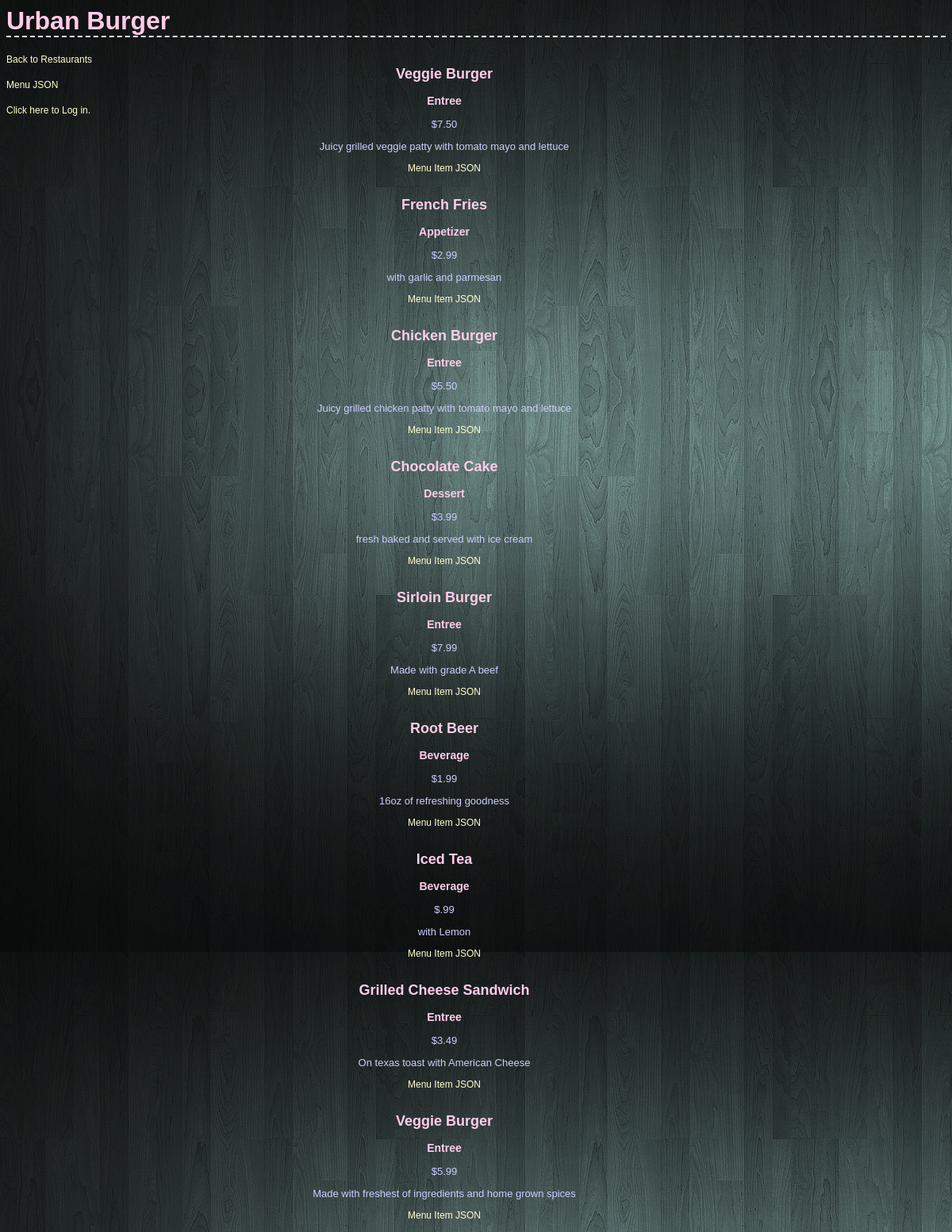
Page /restaurant/1/menu on the committed database.
### database_setup.py (models this page shows, shortened)
class Restaurant(Base):
	__tablename__ = 'restaurant'
	name = Column(String(80), nullable = False)
	id = Column(Integer, primary_key = True)
	user_id = Column(Integer, ForeignKey('user.id'))
	user = relationship(User)

class MenuItem(Base):
	__tablename__ = 'menu_item'
	name = Column(String(80), nullable = False)
	id = Column(Integer, primary_key = True)
	course = Column(String(250))
	description = Column(String(250))
	price = Column(String(8))
	restaurant_id = Column(Integer, ForeignKey('restaurant.id'))
	restaurant = relationship(Restaurant)
	user_id = Column(Integer, ForeignKey('user.id'))
	user = relationship(User)

### finalproject.py (the view)
@app.route('/restaurant/<int:restaurant_id>')
@app.route('/restaurant/<int:restaurant_id>/menu')
def showMenu(restaurant_id):
	restaurant = session.query(Restaurant).filter_by(id=restaurant_id).one()
	creator = getUserInfo(restaurant.user_id)
	items = session.query(MenuItem).filter_by(restaurant_id = restaurant_id).all()
	if 'username' not in login_session or creator.id != login_session['user_id']:
		return render_template('publicmenu.html', restaurant=restaurant, items=items, creator=creator)
	else:
		return render_template('menu.html', restaurant = restaurant, items = items, creator=creator)

### finalproject.py (called while the page is built)
def getUserInfo(user_id):
	user = session.query(User).filter_by(id = user_id).one()
	return user

### templates/publicmenu.html (shortened to what this page needs)
<html>
<head>
	<link rel='stylesheet' type='text/css' href="{{ url_for('static', filename='styles.css') }}">
	</head>
	<body>
		<h1>{{ restaurant.name }}</h1>
		<div class='left'>
		<a href='{{ url_for('showRestaurants') }}'>Back to Restaurants</a><br><br>
		<a href= '{{ url_for('menuJSON', restaurant_id = restaurant.id) }}' target='_blank'>Menu JSON</a><br><br>
		{%if 'username' not in session%}
		<a href='{{url_for('showLogin')}}'>Click here to Log in.</a>
		{% else %}
		<a href='{{url_for('disconnect')}}'>Disconnect</a>
		{% endif %}
</div>
 <div class='menuPane'>
		{% if items %}
		{% for i in items %}
<div class='menu'>
		<span><h2>{{i.name}}</h2></span>
		<span><h3>{{i.course}}</h3></span>
		<span><p class='menuInfo'>{{i.price}} </p></span>
		<span><p class='menuInfo'>{{i.description}}</p></span>
	<a href='{{ url_for('menuItemJSON', restaurant_id=restaurant.id, menu_id=i.id) }}' target='_blank' class='menuLink'>Menu Item JSON</a><br><br>
		{% endfor %}
	</div>
		{% else %}
		<h2>Uh oh, there's no menu items for {{ restaurant.name }}</h2>
		{% endif %}
</div>
	</body>
</html>

### static/styles.css (style rules this page uses)
body { font-family: sans-serif; background-image: url('bg1.jpg'); background-color: #000000; }
h1, h2, h3, h4 { color: #FFCCE9; font-family:"Trebuchet MS", Arial, Helvetica, sans-serif; }
h1 { border-bottom: 2px dashed #eee; }
a { text-decoration: none; color:#FFFFCC; font-size: .75em; }
.left { float:left; left:5px; }
.menuPane { left:30%; position: absolute; width:400px; -webkit-column-count: 3; -moz-column-count: 3; column-count: 3; }
.menu { color:#FFFFCC; font-size:12px; text-align: center; position: absolute; width:100%; }
.menuInfo { color:#CCCFFF; font-size:13px; }
.menuLink { font-size:12px; }

### rows in the picture
Restaurant: name "Urban Burger"
MenuItem: name "Veggie Burger", course "Entree", price "$7.50", description "Juicy grilled veggie patty with tomato mayo and lettuce"
MenuItem: name "French Fries", course "Appetizer", price "$2.99", description "with garlic and parmesan"
MenuItem: name "Chicken Burger", course "Entree", price "$5.50", description "Juicy grilled chicken patty with tomato mayo and lettuce"
MenuItem: name "Chocolate Cake", course "Dessert", price "$3.99", description "fresh baked and served with ice cream"
MenuItem: name "Sirloin Burger", course "Entree", price "$7.99", description "Made with grade A beef"
MenuItem: name "Root Beer", course "Beverage", price "$1.99", description "16oz of refreshing goodness"
MenuItem: name "Iced Tea", course "Beverage", price "$.99", description "with Lemon"
MenuItem: name "Grilled Cheese Sandwich", course "Entree", price "$3.49", description "On texas toast with American Cheese"
MenuItem: name "Veggie Burger", course "Entree", price "$5.99", description "Made with freshest of ingredients and home grown spices"
